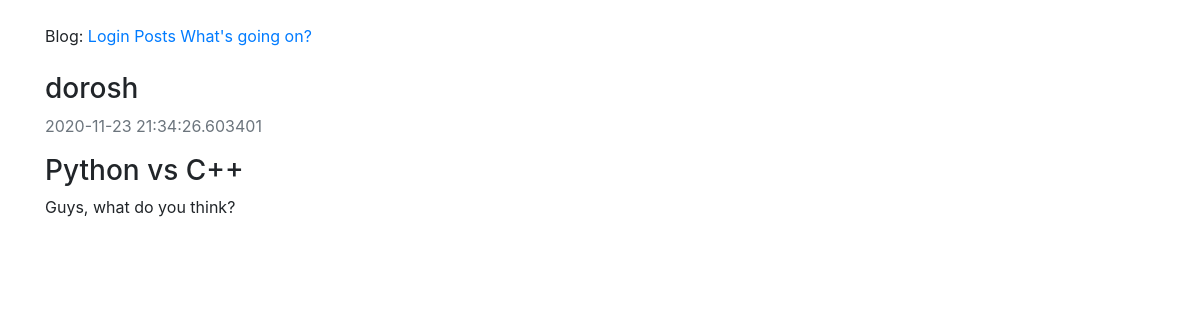
Page /posts/2/ on the committed database.
### app/models.py (models this page shows, shortened)
class User(UserMixin, db.Model):
    id = db.Column(db.Integer, primary_key=True)
    username = db.Column(db.String(64), index=True, unique=True)
    email = db.Column(db.String(120), index=True, unique=True)
    image_file = db.Column(db.String(20), nullable=False, default = 'default.jpg')
    about_me = db.Column(db.String(200), nullable=True)
    last_seen = db.Column(db.DateTime, default=datetime.utcnow)
    password_hash = db.Column(db.String(128))
    posts = db.relationship('Post', backref='author', lazy='dynamic')

class Post(db.Model):
    id = db.Column(db.Integer, primary_key=True)
    title = db.Column(db.String(100), nullable=False)
    body = db.Column(db.String(140), nullable=False)
    timestamp = db.Column(db.DateTime, index=True, default=datetime.utcnow, nullable=False)
    user_id = db.Column(db.Integer, db.ForeignKey('user.id'))

### app/views.py (the view)
@app.route('/posts/<int:post_id>/', methods=['GET'])
def get_post(post_id):
    post = Post.query.get(post_id)
    return render_template('post.html', post=post)

### app/views.py (called while the page is built)
@app.before_request
def before_request():
    if current_user.is_authenticated:
        current_user.last_seen = datetime.utcnow()
        db.session.commit()

### app/templates/post.html (shortened to what this page needs)
{% extends "base.html" %}
{% block content %}
<br>
<div class="content-section">
    <div class="media">
        <div class="media-body">
            <h3 class="account-heading">{{ post.author.username }}</h3>
            <p class="text-secondary">{{ post.timestamp }}</p>
        </div>
    </div>
</div>
<p class="h3">{{ post.title }}</p>
<p>{{ post.body }}</p>
{% endblock %}

### rows in the picture
User: author.username "dorosh"
Post: timestamp "2020-11-23 21:34:26.603401", title "Python vs C++", body "Guys, what do you think?"
